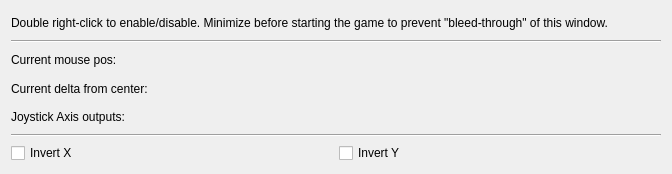
<?xml version="1.0" encoding="UTF-8"?>
<ui version="4.0">
 <class>MainWindow</class>
 <widget class="QMainWindow" name="MainWindow">
  <property name="geometry">
   <rect>
    <x>0</x>
    <y>0</y>
    <width>672</width>
    <height>174</height>
   </rect>
  </property>
  <property name="mouseTracking">
   <bool>true</bool>
  </property>
  <property name="windowTitle">
   <string>Mouse-to-Joystick</string>
  </property>
  <widget class="QWidget" name="centralWidget">
   <layout class="QVBoxLayout" name="verticalLayout">
    <item>
     <widget class="QLabel" name="label_4">
      <property name="text">
       <string>Double right-click to enable/disable. Minimize before starting the game to prevent &quot;bleed-through&quot; of this window.</string>
      </property>
     </widget>
    </item>
    <item>
     <widget class="Line" name="line_2">
      <property name="orientation">
       <enum>Qt::Horizontal</enum>
      </property>
     </widget>
    </item>
    <item>
     <layout class="QHBoxLayout" name="horizontalLayout">
      <item>
       <widget class="QLabel" name="label">
        <property name="text">
         <string>Current mouse pos:</string>
        </property>
       </widget>
      </item>
      <item>
       <widget class="QLabel" name="mousePosLabel">
        <property name="text">
         <string/>
        </property>
       </widget>
      </item>
      <item>
       <spacer name="horizontalSpacer">
        <property name="orientation">
         <enum>Qt::Horizontal</enum>
        </property>
        <property name="sizeHint" stdset="0">
         <size>
          <width>40</width>
          <height>20</height>
         </size>
        </property>
       </spacer>
      </item>
     </layout>
    </item>
    <item>
     <layout class="QHBoxLayout" name="horizontalLayout_2">
      <item>
       <widget class="QLabel" name="label_2">
        <property name="text">
         <string>Current delta from center:</string>
        </property>
       </widget>
      </item>
      <item>
       <widget class="QLabel" name="deltaLabel">
        <property name="text">
         <string/>
        </property>
       </widget>
      </item>
      <item>
       <spacer name="horizontalSpacer_2">
        <property name="orientation">
         <enum>Qt::Horizontal</enum>
        </property>
        <property name="sizeHint" stdset="0">
         <size>
          <width>40</width>
          <height>20</height>
         </size>
        </property>
       </spacer>
      </item>
     </layout>
    </item>
    <item>
     <layout class="QHBoxLayout" name="horizontalLayout_3">
      <item>
       <widget class="QLabel" name="label_3">
        <property name="text">
         <string>Joystick Axis outputs:</string>
        </property>
       </widget>
      </item>
      <item>
       <widget class="QLabel" name="joystickOutLabel">
        <property name="text">
         <string/>
        </property>
       </widget>
      </item>
      <item>
       <spacer name="horizontalSpacer_3">
        <property name="orientation">
         <enum>Qt::Horizontal</enum>
        </property>
        <property name="sizeHint" stdset="0">
         <size>
          <width>40</width>
          <height>20</height>
         </size>
        </property>
       </spacer>
      </item>
     </layout>
    </item>
    <item>
     <widget class="Line" name="line">
      <property name="orientation">
       <enum>Qt::Horizontal</enum>
      </property>
     </widget>
    </item>
    <item>
     <layout class="QHBoxLayout" name="horizontalLayout_4">
      <item>
       <widget class="QCheckBox" name="invertXCheckbox">
        <property name="text">
         <string>Invert X</string>
        </property>
       </widget>
      </item>
      <item>
       <widget class="QCheckBox" name="invertYCheckbox">
        <property name="text">
         <string>Invert Y</string>
        </property>
       </widget>
      </item>
     </layout>
    </item>
   </layout>
  </widget>
 </widget>
 <layoutdefault spacing="6" margin="11"/>
 <resources/>
 <connections/>
</ui>
